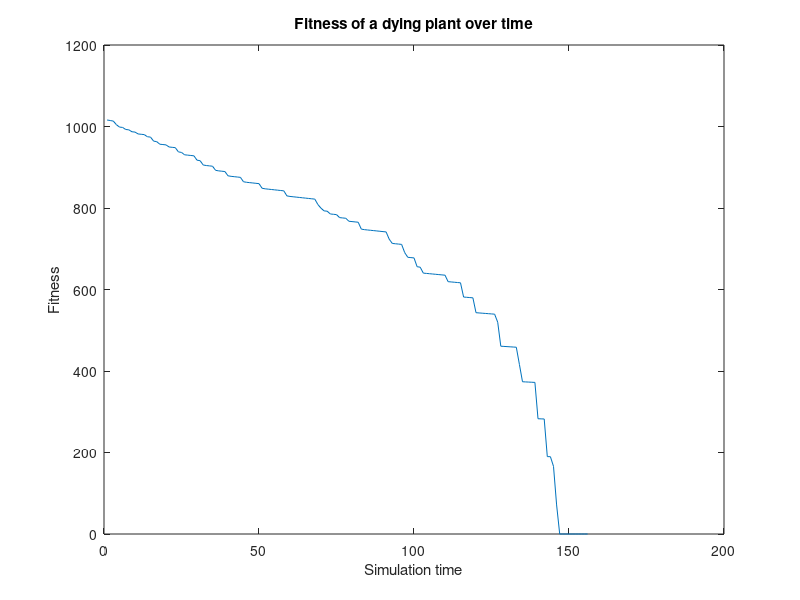

MATLAB code for this plot: (Note: this script raises an error after producing the figure.)
failed_plant_fitness = [1016,1015.2000000000005,1014.4000000000005,1013.5999999999992,1012.7999999999994,1011.9999999999999,1011.2,1010.3999999999987,1009.5999999999988,1008.7999999999994,1007.9999999999998,1007.1999999999998,1006.3999999999986,1005.5999999999988,1004.7999999999992,1003.9999999999993,1003.199999999998,1002.399999999998,1001.5999999999987,1000.799999999999,999.9999999999991,999.199999999998,998.399999999998,997.5999999999984,996.7999999999986,995.9999999999991,995.1999999999973,994.3999999999979,993.5999999999983,992.7999999999984,991.9999999999973,991.1999999999973,990.3999999999977,989.5999999999979,988.7999999999965,987.9999999999966,987.1999999999972,986.3999999999976,985.5999999999976,984.7999999999965,983.9999999999966,983.199999999997,982.3999999999971,981.5999999999976,980.7999999999963,979.9999999999965,979.1999999999969,978.3999999999969,977.5999999999958,976.7999999999959,975.9999999999962,975.1999999999964,974.3999999999969,973.5999999999956,972.7999999999957,971.9999999999961,971.1999999999962,970.3999999999951,969.5999999999951,968.7999999999955,967.9999999999961,967.1999999999962,966.3999999999949,965.599999999995,964.7999999999955,963.9999999999956,963.1999999999944,962.3999999999944,961.5999999999949,960.7999999999954,959.9999999999955,959.1999999999942,958.3999999999943,957.5999999999948,956.7999999999948,955.9999999999936,955.1999999999937,954.3999999999943,953.5999999999947,952.7999999999947,951.9999999999935,951.1999999999936,950.3999999999941,949.5999999999941,948.7999999999929,947.999999999993,947.1999999999936,946.399999999994,945.599999999994,944.7999999999929,943.9999999999928,943.1999999999933,942.3999999999934,941.5999999999924,940.7999999999922,939.9999999999928,939.1999999999932,938.3999999999933,937.5999999999922,936.7999999999921,935.9999999999926,935.1999999999927,934.399999999993,933.5999999999915,932.7999999999921,931.9999999999925,931.1999999999925,930.3999999999915,929.5999999999915,928.7999999999919,927.9999999999919,927.199999999991,926.3999999999913,925.5999999999914,924.7999999999918,923.9999999999918,923.1999999999907,922.3999999999908,921.5999999999912,920.7999999999912,919.9999999999916,919.1999999999906,918.3999999999907,917.599999999991,916.7999999999911,915.99999999999,915.19999999999,914.3999999999904,913.599999999991,912.7999999999911,911.9999999999899,911.1999999999899,910.3999999999904,909.5999999999905,908.7999999999894,907.9999999999893,907.1999999999898,906.3999999999903,905.5999999999902,904.7999999999892,903.9999999999892,903.1999999999897,902.3999999999897,901.5999999999887,900.7999999999886,899.9999999999891,899.1999999999896,898.3999999999895,897.5999999999884,896.7999999999885,895.999999999989,895.199999999989,894.3999999999879,893.599999999988,892.7999999999884,891.9999999999889,891.1999999999888,890.3999999999879,889.5999999999877,888.7999999999882,887.9999999999883,887.1999999999872,886.3999999999872,885.5999999999876,884.7999999999881,0,0,0,0,0];
ff2 = [1016,1014.6750000000003,1013.3250000000002,1004.4448749999995,998.5799374999998,997.7549374999996,992.6897543749997,991.8647543749996,987.1284486562492,986.3034486562497,981.7316627447494,980.9066627447494,980.0816627447492,974.8653554218336,974.0403554218334,964.1500030274645,962.8250030274645,956.5446230972325,955.7196230972324,954.894623097232,949.7305802671435,948.9055802671433,948.0805802671433,937.7149420704537,936.3899420704536,930.5643573044622,929.7393573044619,928.9143573044619,928.0893573044618,917.3947683270754,916.0697683270752,905.5465302768713,904.2215302768709,903.396530276871,902.5715302768709,892.4465020045626,891.1215020045624,890.2965020045623,889.471502004562,879.0301233243158,877.7051233243157,876.8801233243156,876.0551233243158,875.2301233243155,864.4009167489312,863.0759167489315,862.2509167489312,861.4259167489314,860.600916748931,859.775916748931,848.4041873220849,847.0791873220847,846.2541873220847,845.4291873220847,844.6041873220847,843.7791873220846,842.9541873220844,842.1291873220846,829.7272376288757,828.4022376288757,827.5772376288755,826.7522376288758,825.9272376288757,825.1022376288755,824.2772376288757,823.4522376288757,822.6272376288755,821.8022376288753,808.4618659753235,799.4819727301211,792.9454242216298,792.1454242216295,785.375634082387,784.575634082387,783.7756340823869,776.4037111465072,775.6037111465072,774.8037111465072,767.4785037883006,766.6785037883004,765.8785037883002,765.0785037883005,748.199160242482,746.8991602424818,746.0991602424818,745.2991602424819,744.4991602424819,743.6991602424818,742.8991602424818,742.0991602424816,741.2991602424817,723.47479224636,713.0438937774735,712.2688937774739,711.4938937774738,710.7188937774737,690.5155948421817,679.030665425167,678.280665425167,677.5306654251667,655.9754076760564,654.7254076760561,640.2155595067155,639.4905595067156,638.7655595067154,638.0405595067153,637.3155595067154,636.5905595067153,635.8655595067153,635.1405595067152,619.2439033280739,618.5439033280738,617.8439033280739,617.1439033280739,616.4439033280737,581.5102756817528,580.8602756817527,580.2102756817525,579.5602756817526,543.0856687795308,542.4856687795307,541.8856687795308,541.2856687795306,540.6856687795307,540.0856687795306,539.4856687795307,519.7838563053223,460.85345966632195,460.35345966632207,459.853459666322,459.353459666322,458.853459666322,458.353459666322,416.18500822753145,373.61908029742773,373.2190802974278,372.8190802974278,372.4190802974277,372.0190802974277,282.84900788530416,282.54900788530415,282.24900788530414,189.92908394763202,189.72908394763203,166.00790184396124,71.36104155162154,0,0,0,0,0,0,0,0,0,0];

figure(1);
plot([1:length(ff2)], ff2);
xlabel('Simulation time');
ylabel('Fitness');
title('Fitness of a dying plant over time');

random_evo_fitness = [1466.5824659131977,1045.9343749999869,1229.0214836646048,1493.3345069680606,1038.778902272552,1437.8749999999832,975.6242187499904,1047.140624999987,1038.737499999988,1424.229848707281,1479.9999999999807,1458.8456283535381,1335.4755155372181,1044.104687499987,1320.0658801054517,1369.6843749999825,1149.053124999986,931.1359374999888,1038.737499999988,1493.2142191112366,1151.7671874999853,1342.5524084967515,1314.4990804662418,1479.9999999999807,1096.5123437499865,1370.5890624999824,1369.6843749999825,1107.5718749999867,1479.9999999999807,1158.1076151925693,1479.9999999999955,1303.7157077386332,1515.9788506256987,809.6812499999908,1042.3562499999869,1400.0360347405717,1429.7757745054553,1481.0452056733955,1041.4515624999872,1045.9445312499872,1479.9999999999807,1480.9082127086458,1343.7651677848166,1127.8177574022707,1041.4515624999872,1043.199999999987,1157.0395730905586,1287.7429661692336,1479.9999999999807,1479.9999999999807,844.5525627416301,1479.9999999999807,1471.2948618556793,1479.9999999999911,1038.7374999999877,1488.0449401850658,1479.9999999999807,1052.0348904307214,1479.9999999999807,1384.1972824566697,1479.9999999999807,1045.602343749987,1507.0371489115805,1389.0145419715727,1045.4447865299164,1462.9999999999834,1369.6843749999825,1452.0782397540945,1201.7810970179562,1072.8187499999874,1153.5156249999854,1479.9999999999807,1434.626705212266,1107.7359714002944,1337.8692389328387,1225.6069754753382,1467.3249999999814,1279.046434119421,1042.3562499999869,1406.012499999982,1142.3626464843617,1038.737499999988,1129.9701358577165,1479.9999999999807,915.865005430385,1467.2499999999827,1452.7385963353786,1320.653137678956,1084.6064422973477,1435.906116148525,1045.2217129637445,1372.158539962162,1117.3226746908538,1479.9999999999807,1441.9749999999829,1433.915860483044,1479.9999999999807,1373.6249999999823,1369.6843749999825,1479.9999999999807];
figure(2);
histogram(random_evo_fitness);
xlabel('Fitness');
ylabel('n');
title('Fitness of 100 randomly generated plants after 150 steps');